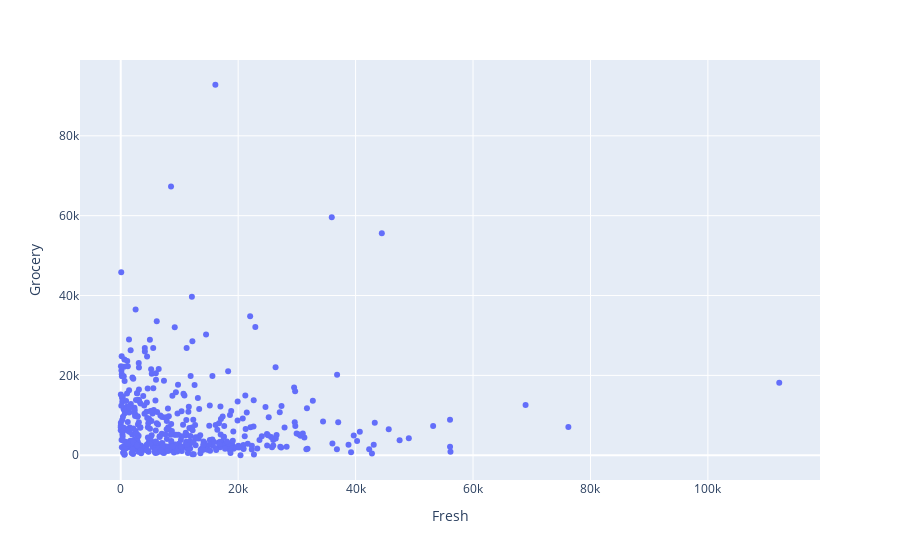

Notebook code for this chart:
### Code cell
import plotly.express as px

fig = px.scatter(X, x="Fresh", y="Grocery")

fig.show()

### Figure 1 — Plotly figure (JSON) as saved in the notebook; plotly's stock layout.template omitted (floating-point values rounded to 4 significant figures; data arrays with more than 128 entries replaced by an {"elided": "..."} marker saying what was removed)
{"data": [{"hoverlabel": {"namelength": 0}, "hovertemplate": "Fresh=%{x}<br>Grocery=%{y}", "legendgroup": "", "marker": {"color": "#636efa", "symbol": "circle"}, "mode": "markers", "name": "", "showlegend": false, "type": "scatter", "x": {"elided": "440 int values"}, "xaxis": "x", "y": {"elided": "440 int values"}, "yaxis": "y"}], "layout": {"legend": {"tracegroupgap": 0}, "margin": {"t": 60}, "xaxis": {"anchor": "y", "domain": [0, 1], "title": {"text": "Fresh"}}, "yaxis": {"anchor": "x", "domain": [0, 1], "title": {"text": "Grocery"}}}}
